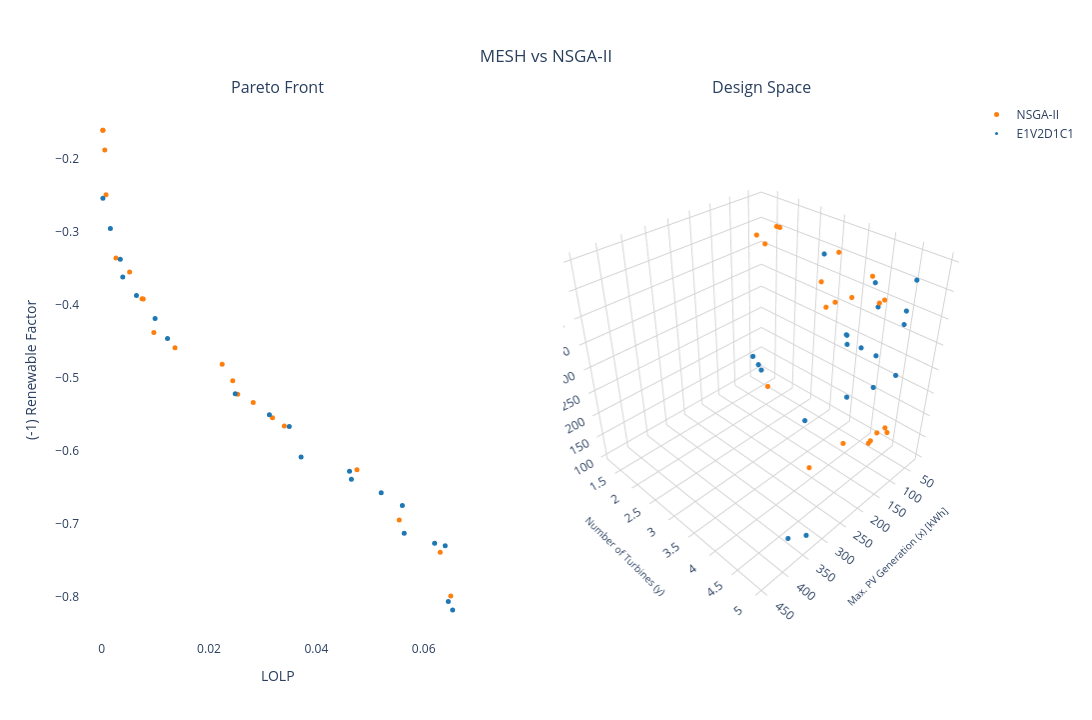

Write notebook code for a chart like this one.
### Markdown cell above
### Plotting Pymoo vs MESH - 2D:

### Code cell
# Creating a subplot
fig = make_subplots(rows=1, cols=2, subplot_titles=("Pareto Front", "Design Space"), specs=[[{'type': 'scatter'}, {'type': 'scatter3d'}]])

fig.add_trace(go.Scatter(x=res.F[:,0], 
               y=res.F[:,1],
               mode='markers', marker=dict(size=5, color=solid_colors[-1]),
               name="NSGA-II"
              ), row=1, col=1)
fig.add_trace(go.Scatter3d(x=res.X[:,0], 
               y=res.X[:,1],
               z=res.X[:,2],#[150]*len(res.F['combined'][0][:,0]),
               mode='markers', marker=dict(size=3, color=solid_colors[-1]),
               name="NSGA-II",
               showlegend=False
              ), row=1, col=2)

add_MESH = True
if(add_MESH):
    for i in range(num_dataset):
        fig.add_trace(pareto_front[i], row=1, col=1)
        fig.add_trace(design_space[i], row=1, col=2)

# Setting layout
fig.update_layout(
    showlegend=True,
    # 2D layout
    xaxis=dict(
        title=dict(text='LOLP', font=dict(size=14)),
        #title=dict(text='Price of Electricity [€$/kWh]', font=dict(size=14)),
    ),
    yaxis=dict(
        title=dict(text='(-1) Renewable Factor', font=dict(size=14)),
        #title=dict(text='Price of Electricity [€$/kWh]', font=dict(size=14)),
        #title=dict(text='(-1) Renewable Factor', font=dict(size=14)),
    ),
    scene=dict(
        camera=dict(
          eye=dict(x=1.5,y=1.5,z=1.5)
        ),
        xaxis=dict(
            title=dict(text='Max. PV Generation (x) [kWh]', font=dict(size=10)),
            backgroundcolor='white',  # X-axis background
            gridcolor='lightgray',    # Grid color on X axis 
            showbackground=True       # Show background
        ),
        yaxis=dict(
            title=dict(text='Number of Turbines (y)', font=dict(size=10)),
            backgroundcolor='white',  # Y-axis background
            gridcolor='lightgray',    # Grid color on Y axis
            showbackground=True       # Show background
        ),
        zaxis=dict(
            title=dict(text='Battery Capacity (z) [kWh]', font=dict(size=10)),
            backgroundcolor='white',  # Z-axis background
            gridcolor='lightgray',    # Grid color on Z axis
            showbackground=True       # Show background
        )
    ),
    title=dict(
        text='MESH vs NSGA-II',
        x=0.5,  # Centering the title
        xanchor='center',
        yanchor='top'
    ),
    #margin=dict(l=0, r=0, b=0, t=0), # Rearrange the margin
    width=1520,   # Figure width (pixels)
    height=720,  # Figure height (pixels)
    paper_bgcolor="white",
    plot_bgcolor='white'
)

# Showing the figure
fig.show()

### Figure 1 — Plotly figure (JSON) as saved in the notebook; plotly's stock layout.template omitted (floating-point values rounded to 4 significant figures)
{"data": [{"marker": {"color": "#ff7f0e", "size": 5}, "mode": "markers", "name": "NSGA-II", "type": "scatter", "x": [0.0002315, 0.06505, 0.0002315, 0.04757, 0.05544, 0.03403, 0.06308, 0.01366, 0.02245, 0.009722, 0.0008102, 0.005208, 0.02824, 0.002662, 0.0005787, 0.03183, 0.02442, 0.007755, 0.02535, 0.007523], "xaxis": "x", "y": [-0.1612, -0.7986, -0.1612, -0.626, -0.6947, -0.5662, -0.7387, -0.459, -0.4817, -0.4382, -0.2495, -0.3555, -0.5337, -0.3361, -0.1883, -0.5548, -0.5041, -0.3921, -0.5225, -0.392], "yaxis": "y"}, {"marker": {"color": "#ff7f0e", "size": 3}, "mode": "markers", "name": "NSGA-II", "scene": "scene", "showlegend": false, "type": "scatter3d", "x": [27.18, 400.3, 27.18, 123.3, 193.5, 109.1, 207.1, 81.04, 99.96, 75.77, 37.1, 71.77, 99.96, 57.38, 27.61, 105.8, 100.4, 74.56, 99.49, 74.56], "y": [1.679, 4.667, 1.6, 4.499, 3.881, 4.499, 4.634, 4.512, 1.753, 4.681, 4.419, 1.706, 4.512, 3.573, 2.698, 4.512, 3.357, 3.357, 4.187, 3.357], "z": [451.3, 433.0, 450.8, 444.6, 100.0, 444.6, 217.4, 159.7, 459.9, 168.4, 140.8, 432.7, 151.9, 391.8, 377.6, 149.4, 379.9, 474.2, 470.3, 379.9]}, {"marker": {"color": "#1f77b4", "size": 5}, "mode": "markers", "name": "E1V2D1C1", "showlegend": false, "type": "scatter", "x": [0.06539, 0.0002315, 0.02488, 0.01227, 0.03715, 0.03125, 0.05208, 0.04618, 0.00162, 0.006481, 0.03495, 0.009954, 0.05637, 0.064, 0.06458, 0.05602, 0.003472, 0.06204, 0.04653, 0.003935], "xaxis": "x", "y": [-0.8176, -0.2543, -0.5219, -0.4462, -0.6086, -0.5506, -0.6575, -0.6278, -0.296, -0.3876, -0.5666, -0.4191, -0.7128, -0.73, -0.806, -0.6748, -0.3377, -0.7263, -0.6391, -0.362], "yaxis": "y"}, {"marker": {"color": "#1f77b4", "size": 3}, "mode": "markers", "name": "E1V2D1C1", "scene": "scene", "type": "scatter3d", "x": [450, 54.14, 98.8, 81.69, 113.7, 106.9, 129.4, 121.4, 52.54, 68.74, 109.9, 76.37, 322.6, 201.5, 277.7, 130.7, 68.38, 389.5, 121.8, 63.15], "y": [5, 1.214, 4.341, 4.141, 5, 4.478, 4.587, 4.929, 2.907, 3.732, 4.183, 3.668, 4.845, 3.791, 5, 5, 1.502, 5, 4.947, 3.567], "z": [500, 148.9, 421.8, 451.1, 500, 274.0, 354.5, 330.4, 448.4, 190.3, 341.3, 327.6, 100, 210.9, 460.7, 455.2, 148.8, 158.8, 426.0, 318.3]}], "layout": {"annotations": [{"font": {"size": 16}, "showarrow": false, "text": "Pareto Front", "x": 0.225, "xanchor": "center", "xref": "paper", "y": 1, "yanchor": "bottom", "yref": "paper"}, {"font": {"size": 16}, "showarrow": false, "text": "Design Space", "x": 0.775, "xanchor": "center", "xref": "paper", "y": 1, "yanchor": "bottom", "yref": "paper"}], "height": 720, "paper_bgcolor": "white", "plot_bgcolor": "white", "scene": {"camera": {"eye": {"x": 1.5, "y": 1.5, "z": 1.5}}, "domain": {"x": [0.55, 1], "y": [0, 1]}, "xaxis": {"backgroundcolor": "white", "gridcolor": "lightgray", "showbackground": true, "title": {"font": {"size": 10}, "text": "Max. PV Generation (x) [kWh]"}}, "yaxis": {"backgroundcolor": "white", "gridcolor": "lightgray", "showbackground": true, "title": {"font": {"size": 10}, "text": "Number of Turbines (y)"}}, "zaxis": {"backgroundcolor": "white", "gridcolor": "lightgray", "showbackground": true, "title": {"font": {"size": 10}, "text": "Battery Capacity (z) [kWh]"}}}, "showlegend": true, "title": {"text": "MESH vs NSGA-II", "x": 0.5, "xanchor": "center", "yanchor": "top"}, "width": 1520, "xaxis": {"anchor": "y", "domain": [0, 0.45], "title": {"font": {"size": 14}, "text": "LOLP"}}, "yaxis": {"anchor": "x", "domain": [0, 1], "title": {"font": {"size": 14}, "text": "(-1) Renewable Factor"}}}}
